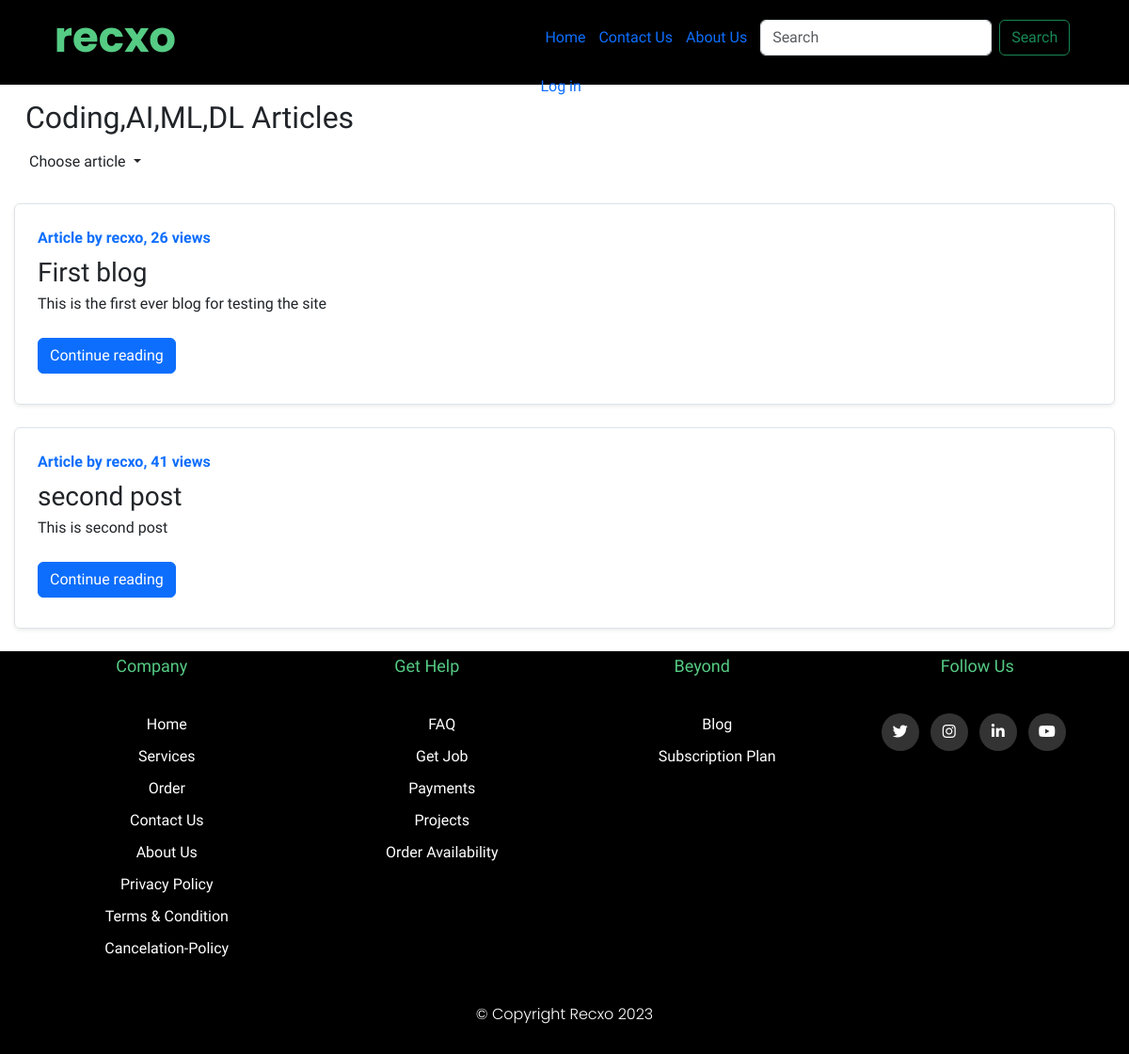
/blog/, run on an earlier commit of the app's database.
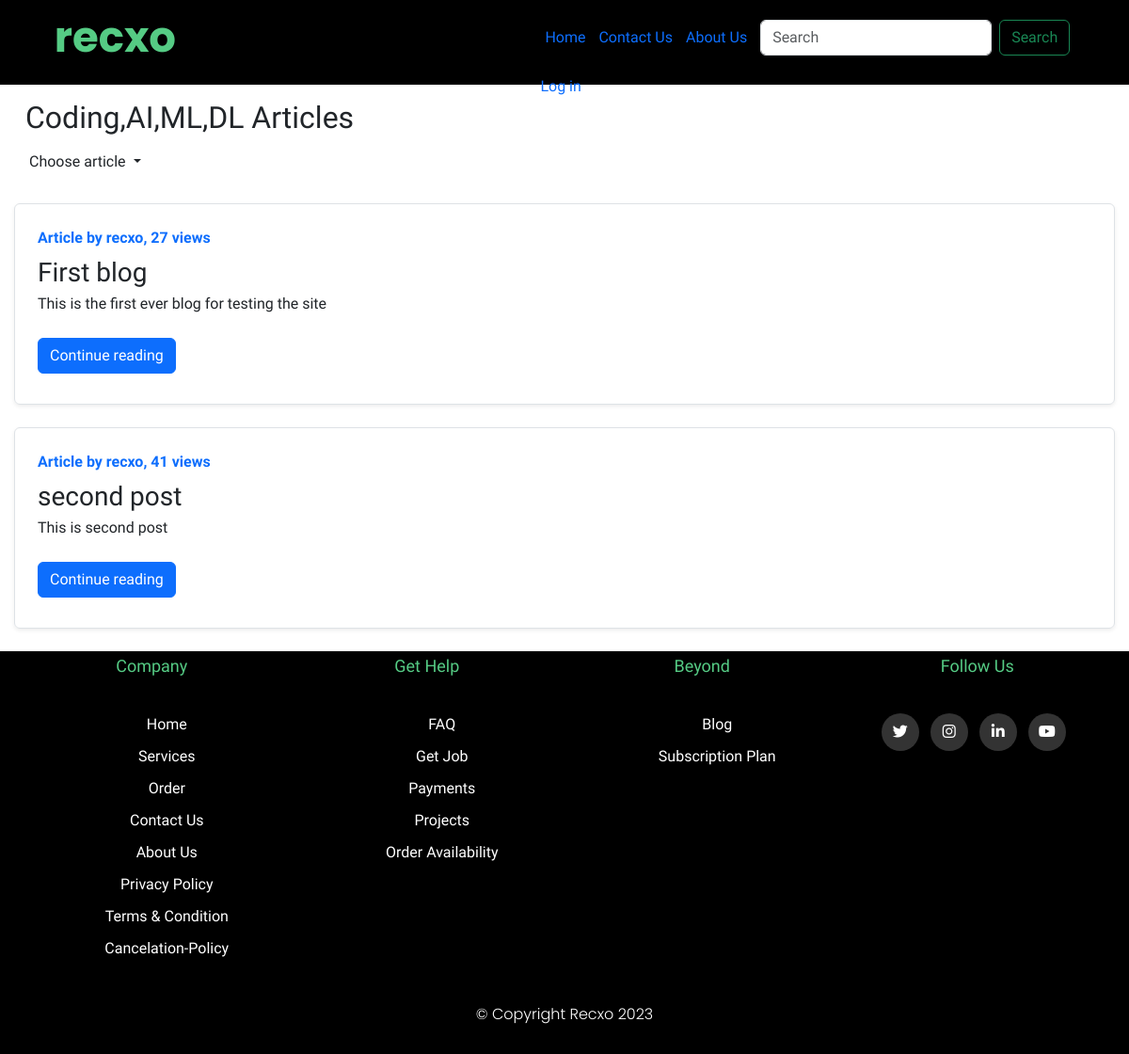
And on a later commit of the database.
### Blog/models.py (models this page shows, shortened)
class Post(models.Model):
    sno = models.AutoField(primary_key=True)
    title = models.CharField(max_length=200)
    content = models.TextField()
    author = models.CharField(max_length=13)
    slug = models.CharField(max_length=130)
    views= models.IntegerField(default=0)
    timestamp = models.DateTimeField(blank=True)

### Blog/views.py (the view)
# urls.py: path('', views.blogHome,name='blogHome'),
def blogHome(request):
    allPosts = Post.objects.all()
    context = {'allPosts': allPosts}
    return render(request, 'blog/blogHome.html', context)

### templates/blog/blogHome.html (shortened to what this page needs)
{% extends 'blog_base.html' %} {% block title %} blog{% endblock title %}
{% block blogactive %}active{% endblock blogactive %} {% block body %}
<div class="container my-3">
  <span>
    <h2>Coding,AI,ML,DL Articles</h2>
  </span>
  <span>
    <ul class="navbar-nav ml-auto mx-1">
      <li class="nav-item dropdown ">
        <a class="nav-link dropdown-toggle" href="#" role="button" data-bs-toggle="dropdown" aria-expanded="false">
          Choose article
        </a>
      </li>
    </ul>
  </span>
  {% for post in allPosts %}
  <div class="row no-gutters border rounded overflow-hidden flex-md-row mb-4 shadow-sm h-md-250 my-4 position-relative">
    <div class="col p-4 d-flex flex-column position-static">
      <strong class="d-inline-block mb-2 text-primary">Article by {{post.author}}, {{post.views}} views</strong>
      <h3 class="mb-0">{{post.title}}</h3>
      <p class="card-text mb-auto">
          <div class="preview">
          {{post.content|safe| truncatechars:500}}
        </div>
        </p>
      <div class="my-2">
        <a href="/blog/{{post.slug}}" role="button" class="btn btn-primary">Continue reading</a>
      </div>
    </div>
  </div>
  {% endfor %}
</div>
  {% endblock body %}

### templates/blog_base.html (shortened to what this page needs)
{% load static %}
<!DOCTYPE html>
<html lang="en">
  <head>
    <link
      href="https://cdn.jsdelivr.net/npm/bootstrap@5.3.0-alpha1/dist/css/bootstrap.min.css"
      rel="stylesheet"
    />
    <link
      rel="stylesheet"
      href="https://cdnjs.cloudflare.com/ajax/libs/font-awesome/6.2.1/css/all.min.css"
    />
    <link rel="stylesheet" href="{% static 'css/base.css' %}" />
    <link rel="stylesheet" href="{% block link %}{% endblock link %}" />
    <link rel="stylesheet" href="{% block link2 %}{% endblock link2 %}" />
  </head>
  <body>
    <nav>
      <div class="nav-items">
        <label class="name">recxo</label>
        <div class="nav-links">
          <ul>
            <li class="item"><a href="/">Home</a></li>
            <li class="item"><a href="/Contact">Contact Us</a></li>
            <li class="item"><a href="/About">About Us</a></li>
            <li class="item">
              <form
                class="d-flex"
                method="get"
                action="{% url 'Search' %}"
                role="search"
              >
                <input
                  class="form-control me-2"
                  type="search"
                  placeholder="Search"
                  aria-label="Search"
                  name="query"
                  id="search"
                />
                <button class="btn btn-outline-success" type="submit">
                  Search
                </button>
              </form>
            </li>
            {% if user.is_authenticated %}
            <li>
              <ul class="navbar-nav ml-auto mx-1">
                <li class="nav-item dropdown">
                  <a
                    class="nav-link dropdown-toggle"
                    href="#"
                    role="button"
                    data-bs-toggle="dropdown"
                    aria-expanded="false"
                  >
                    Welcome {{request.user}}
                  </a>
                  <ul class="dropdown-menu">
                    <li><a class="dropdown-item" href="#">Profile</a></li>
                    <li>
                      <a class="dropdown-item" href="{% url 'Logout'%}"
                        >Logout</a
                      >
                    </li>
                    <li><a class="dropdown-item" href="#">Orders</a></li>
                    <li><hr class="dropdown-divider" /></li>
                    <li><a class="dropdown-item" href="#">Setting</a></li>
                  </ul>
                </li>
              </ul>
            </li>
            {% else %}
            <li>
              <a class="signin" href="/Login">Log in</a>
            </li>
            {% endif %}
          </ul>
        </div>
      </div>
    </nav>
    {% block body %}{% endblock body %}
    <footer class="footer">
      <div class="container">
        <div class="row">
          <div class="footer-col">
            <h4>Company</h4>
            <ul>
              <li><a href="/">home</a></li>
              <li><a href="/Services">services</a></li>
              <li><a href="/Orders">Order</a></li>
              <li><a href="/Contact">Contact us</a></li>
              <li><a href="/About">about us</a></li>
              <li><a href="/Privacy_Policy">Privacy Policy</a></li>
              <li><a href="/Term_Condition">Terms &amp; Condition</a></li>
              <li><a href="/Cancelation_Policy">Cancelation-Policy</a></li>
            </ul>
          </div>
          <div class="footer-col">
            <h4>get help</h4>
            <ul>
              <li><a href="/Services">FAQ</a></li>
              <li><a href="/Services/Job">get job</a></li>
              <li><a href="/Services">payments</a></li>
              <li><a href="/Services/Projects">projects</a></li>
              <li><a href="/Orders">order availability</a></li>
            </ul>
          </div>
          <div class="footer-col">
            <h4>beyond</h4>
            <ul>
              <li><a href="/blog">Blog</a></li>
              <li><a href="/Subscriptions">Subscription Plan</a></li>
            </ul>
          </div>
          <div class="footer-col">
            <h4>follow us</h4>
            <div class="social-links">
              <a href="https://twitter.com/RishavAnand1912" target="_blank"
                ><i class="fab fa-twitter"></i
              ></a>
              <a
                href="https://www.instagram.com/recxo_12/?next=%2F"
                target="_blank"
                ><i class="fab fa-instagram"></i
              ></a>
              <a
                href="https://www.linkedin.com/in/rishav-anand-28621525b/"
                target="_blank"
                ><i class="fab fa-linkedin-in"></i
              ></a>
              <a
                href="https://www.youtube.com/channel/UCtWFm2UoLmc-PsU58QYlinw"
                target="_blank"
                ><i class="fab fa-youtube"></i
              ></a>
            </div>
          </div>
        </div>
      </div>
      <div class="copyright">© Copyright Recxo 2023</div>
    </footer>
  </body>
</html>

### static/css/base.css (style rules this page uses)
* { margin: 0; padding: 0; text-decoration: none; list-style: none; box-sizing: border-box; }
body { font-family: 'Oxygen', sans-serif; }
body a { text-decoration: none; }
nav { background-color: black; height: 90px; width: 100%; position: sticky; top: 0px; z-index: 100; }
nav .nav-items label.name { color: #55cb84; font-size: 45px; font-weight: bold; line-height: 80px; font-family: 'Poppins', sans-serif; }
.nav-items { justify-content: flex-end; display: flex; max-width: 1450px; margin: 0px auto; }
nav .nav-items { display: flex; gap: 15rem; justify-content: space-around; }
.nav-items .item { display: inline-block; line-height: 80px; margin: 0 5px; }
.container { max-width: 1170px; margin: auto; }
.row { display: flex; flex-wrap: wrap; }
.footer ul { list-style: none; }
.footer { position: static; margin-top: 10px; left: 0; width: 100%; background-color: black; color: white; text-align: center; }
.footer-col { width: 25%; padding: 0 15px; }
.footer-col h4 { font-size: 18px; color: #55cb84; text-transform: capitalize; margin-bottom: 35px; padding: 5px 0; font-weight: 500; position: relative; }
.footer-col ul li:not(:last-child) { margin-bottom: 10px; }
.footer-col ul li a { font-size: 16px; text-transform: capitalize; color: #fff; text-decoration: none; font-weight: 300; display: block; transition: all 0.3s ease; }
.footer-col .social-links a { display: inline-block; height: 40px; width: 40px; background-color: rgba(255, 255, 255, 0.2); margin: 0 8px 10px 0; text-align: center; line-height: 40px; border-radius: 50%; color: #ffffff; transition: all 0.5s ease; }
.copyright { padding: 30px 0; font-family: 'Poppins', sans-serif; font-weight: 300; }

What changed in the data, as far as the page shows it:
changed Post "First blog": views "26" → "27"
